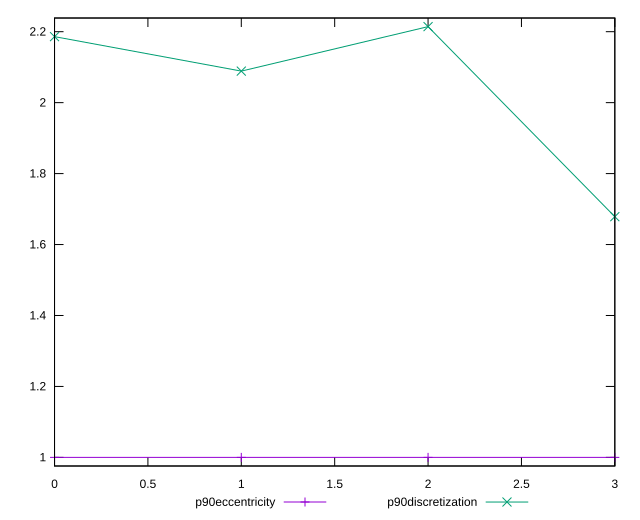

Write gnuplot code to recreate this figure.
reset

$p90Eccentricity <<EOF
0 1.0000000000000002
1 1.0000000000000009
2 1.0000000000000004
3 0.9999999999999999
EOF

$p90Discretization <<EOF
0 2.186046511627907
1 2.088888888888889
2 2.2142857142857144
3 1.6785714285714286
EOF

set key outside below
set xrange [0:3]
set yrange [0.9757142857142856:2.238571428571429]
set trange [0.9757142857142856:2.238571428571429]
set terminal svg size 640, 520 enhanced background rgb 'white'
set output "report/report_00029_2021-02-24T13-36-40.390Z/uses-text-compression/progression/eccentricity.svg"

plot $p90Eccentricity title "p90eccentricity" with linespoints, \
     $p90Discretization title "p90discretization" with linespoints

reset
